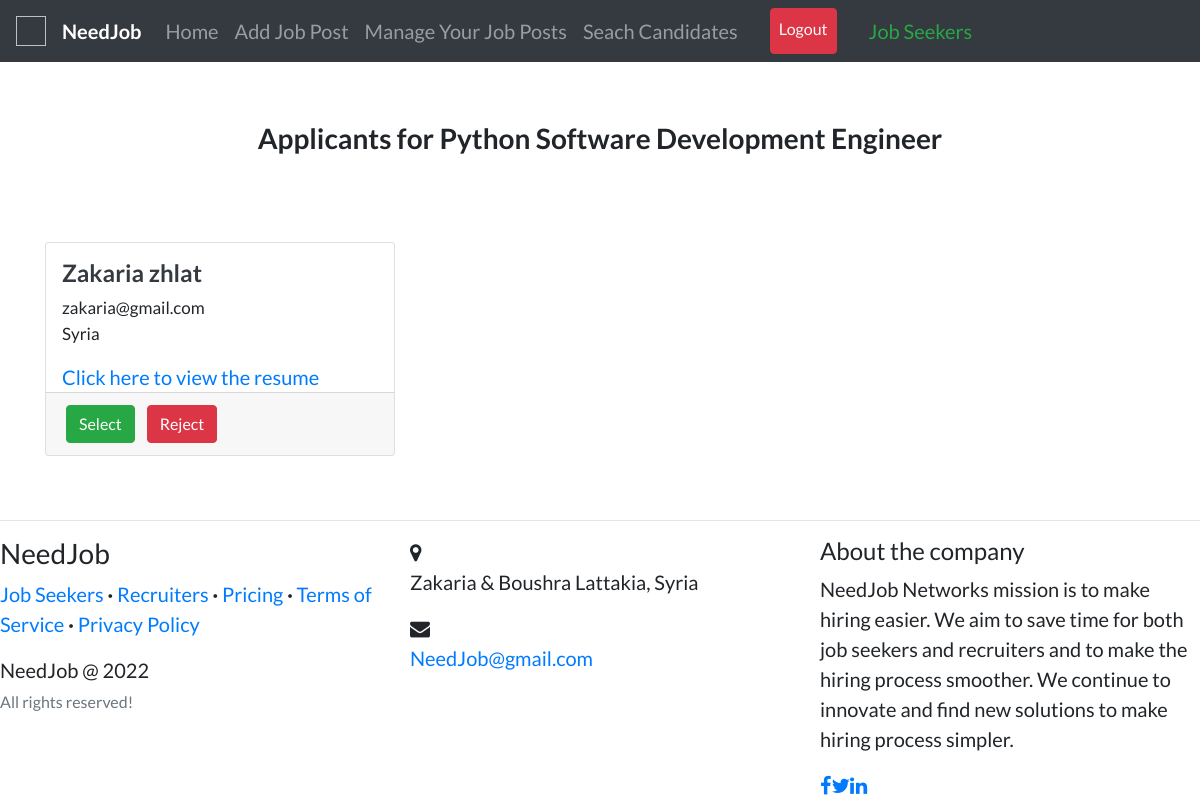
Page /hiring/job/python-software-development-engineer/applicants (signed in) on the committed database.
### recruiters/models.py (models this page shows, shortened)
class Job(models.Model):
    recruiter = models.ForeignKey(
        User, related_name='jobs', on_delete=models.CASCADE)
    title = models.CharField(max_length=255)
    company = models.CharField(max_length=200)
    location = models.CharField(max_length=255)
    description = models.TextField()
    requirements = models.TextField()
    skills_req = models.CharField(max_length=200)
    job_type = models.CharField(
        max_length=30, choices=CHOICES, default='Full Time', null=True)
    link = models.URLField(null=True, blank=True)
    slug = AutoSlugField(populate_from='title', unique=True, null=True)
    date_posted = models.DateTimeField(default=timezone.now)

### candidates/models.py (models this page shows, shortened)
class Profile(models.Model):
    user = models.OneToOneField(
        User, on_delete=models.CASCADE, primary_key=True, related_name='profile')
    full_name = models.CharField(max_length=200, null=True, blank=True)
    country = CountryField(null=True, blank=True)
    location = models.CharField(max_length=255, null=True, blank=True)
    picture = models.ImageField(
        upload_to='img/users', null=True, verbose_name=""
    )
    resume = models.FileField(upload_to='resumes', null=True, blank=True)
    grad_year = models.IntegerField(blank=True)
    looking_for = models.CharField(
        max_length=30, choices=CHOICES, default='Full Time', null=True)
    slug = AutoSlugField(populate_from='user', unique=True)

### accounts/models.py (models this page shows, shortened)
class User(AbstractUser):
    username = None
    email = models.EmailField(
        verbose_name='email address',
        max_length=255,
        unique=True
    )
    date_of_birth = models.DateField(default='1990-01-01')
    gender = models.CharField(max_length=1, choices=GENDER_CHOICES, blank=True)
    picture = models.ImageField(
        upload_to='img/users', null=True, verbose_name=""
    )
    phone = PhoneNumberField()
    USERNAME_FIELD = 'email'
    REQUIRED_FIELDS = ['first_name', 'last_name']
    objects = UserManager()
    """
    def save(self, **kwargs):
        if not (self.is_staff or self.is_superuser):
            password = self.password
            if password is not None:
                self.set_password(password)
            super(User, self).save(**kwargs)
            name = f"{self.first_name} {self.last_name}"
            Profile.objects.create(
                name=name, dob=self.date_of_birth, user=self)
            return self
        else:
            return super(User, self).save(**kwargs)
    """

### recruiters/views.py (the view)
# urls.py: path('job/<slug>/applicants', views.applicant_list, name='applicant-list'),
@login_required
def applicant_list(request, slug):
    job = get_object_or_404(Job, slug=slug)
    applicants = Applicants.objects.filter(job=job).order_by('date_posted')
    profiles = []
    for applicant in applicants:
        profile = Profile.objects.filter(user=applicant.applicant).first()
        profiles.append(profile)
    context = {
        'rec_navbar': 1,
        'profiles': profiles,
        'job': job,
    }
    return render(request, 'recruiters/applicant_list.html', context)

### templates/recruiters/applicant_list.html (shortened to what this page needs)
{% extends "accounts/layout.html" %} {% load static %} {% block content %}
<br /><br />
<div>
  <h3 class="text-center">
    <b>Applicants for {{job.title}}</b>
  </h3>
  <br />
  {% if profiles %}
  <div class="row">
    {% for profile in profiles %}
    <div class="col-md-4">
      <div class="card card-signin my-5">
        <span class="ml-3 mt-3">
          <a href="{% url 'candidates:profile-view' profile.slug %}">
            {% if profile.full_name %}
            <h4 class="text-dark">
              <b>{{profile.full_name}}</b>
            </h4>
            {% else %}
            <h4 class="text-dark">
              <b>{{profile.user.username}}</b>
            </h4>
            {% endif %}
          </a>
          <p style="font-size: 17px">
            {{profile.user.email}}<br />{{profile.country.name}}
          </p>
          {% if profile.resume %}
          <a href="{{profile.resume.url}}">Click here to view the resume</a>
          {% else %}
          <p>No Resume Provided!</p>
          {% endif %}
        </span>
        <div class="card-footer">
          <a
            class="btn btn-success mr-2"
            href="{% url 'select-applicant' can_id=profile.slug job_id=job.slug %}"
            >Select
          </a>
          <a
            class="btn btn-danger mr-2"
            href="{% url 'remove-applicant' can_id=profile.slug job_id=job.slug %}"
            >Reject
          </a>
        </div>
      </div>
    </div>
    {% endfor %}
  </div>
  {% endif %}
</div>
{% endblock content %}

### templates/accounts/layout.html (style rules this page uses)
body { font-family: "Lato"; font-size: 20px; }

### rows in the picture
Job: title "Python Software Development Engineer"
Profile: full_name "Zakaria zhlat", user.email "zakaria@gmail.com", country.name "Syria"
